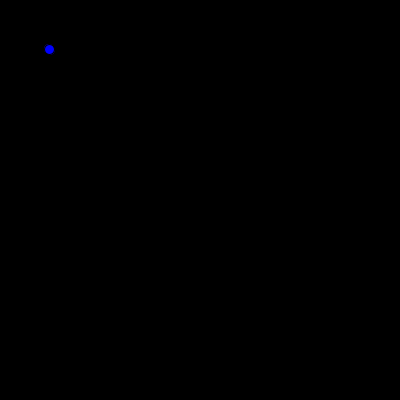
Frame 1 (no input)
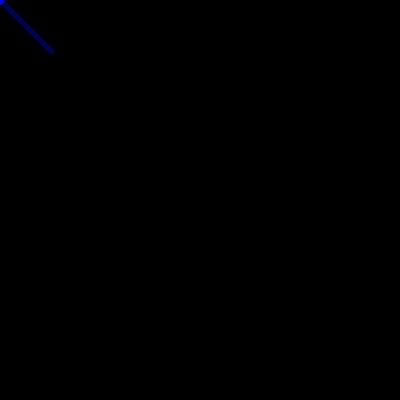
Frame 60 (the mouse pressed at the canvas centre just before this capture)
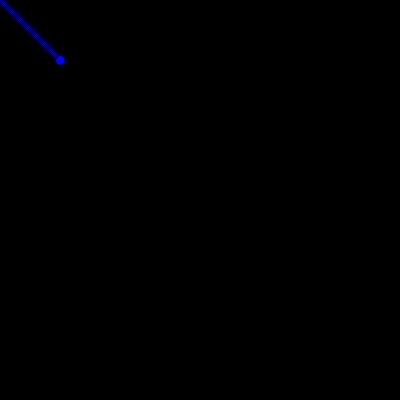
Frame 120 (the mouse held since frame 60 and released just before this capture)

The Processing sketch that drew these frames (run headless with seeded random() and noise(); from frame 60 on, the mouse is pressed at the canvas centre):

// Processing sketch: followingLeader
// ── followingLeader.pde
int startX= 50;
int startY= 50;
leader one = new leader(10,10);
int markerX;
int markerY;


void setup() {
  size(400,400);
  background(0);
  one.create();
}

void draw() {
  
  if(   one.locX !=markerX ||
        one.locY !=markerY){
          clear();
         if(markerY>one.locY){
          one.locY++ ;
         }
         
         if(markerY<one.locY){
          one.locY--; 
         }
         
         if(markerX>one.locX){
          one.locX++; 
         }
         
         if(markerX<one.locX){
          one.locX--;
         }
         ellipse(one.locX,one.locY,10,10);
          
   }
  
}

class leader {
 int radX;
 int radY;
 int locX;
 int locY;
 
  leader(int _radX, int _radY){
   radX=_radX;
   radY=_radY;
   
  } 
  
  void create() {
    fill(0,0,255);
    ellipse(startX,startY,radX,radY);
    locX=startX;
    locY=startY;
  }
  
  
  
}

void mousePressed(){
  markerX=mouseX;
  markerY=mouseY;
}
